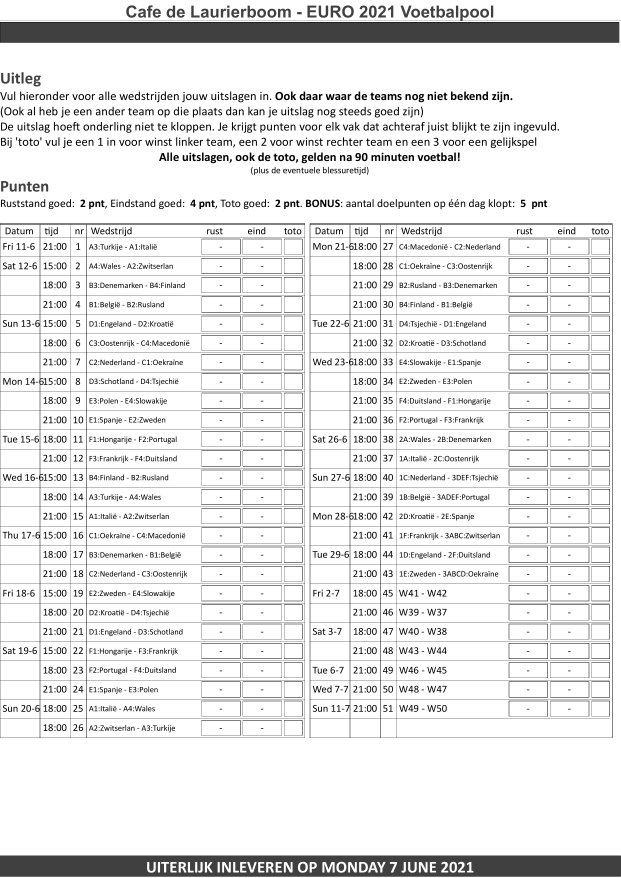
#> input picture pool-form-back-1.png, 2481 x 3509 px (shown at 1/4 size)
$ python manual_select.py --image ../../pool-form-back-1.png
#> lines starting #> are read from the running program, lines starting #| are printed output that depends on the picture; long printed decimals are rounded
#> further down, image is the input picture: shape (3509, 2481, 3); min 0, max 255, mean 230.6
import argparse
from tkinter import W
import cv2
import imutils
import numpy as np
import logging as log
import math

def perpective_input(source, debug=False):
#> called with debug = False
    global inputs

    source_height, source_width = source.shape[:2]
#> source_height = 3509; source_width = 2481

    req_height = 1000

    ratio = req_height / source_height
#> ratio = 0.285
    print(ratio)
#| 0.285

    image = imutils.resize(source, height=req_height)
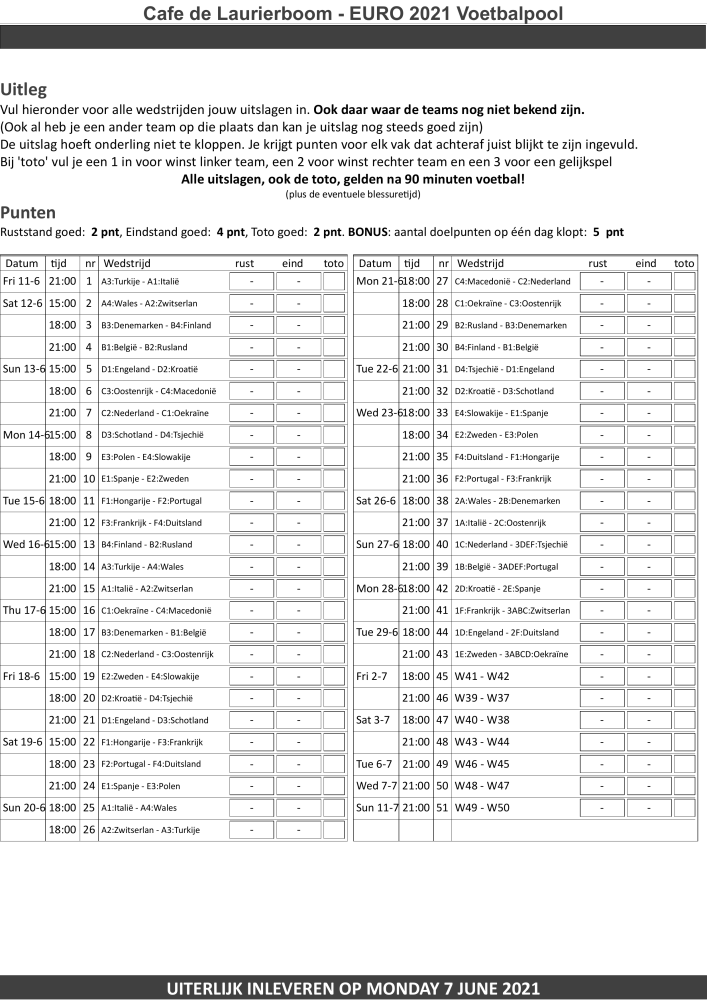
#> image: shape (1000, 707, 3); min 0, max 255, mean 230.6
    clone = image.copy()
    inputs = []

    def click_handler(event, x, y, flags, param):
        if event == cv2.EVENT_LBUTTONDOWN:
            inputs.append([x, y])
            print(x, y)

    cv2.namedWindow("Select points")
    cv2.setMouseCallback("Select points", click_handler)

    while len(inputs) < 4:
        for p in inputs:
            cv2.drawMarker(image, p, (0, 0, 255), cv2.MARKER_CROSS)

        cv2.imshow("Select points", image)
        key = cv2.waitKey(1) & 0xFF
#> (key q is pressed here)

        if key == ord("r"):
            image = clone.copy()
        if key == ord("u"):
            image = clone.copy()
            if len(inputs) > 0: inputs.pop()
            continue
        elif key == ord("q"):
            break

    input=np.float32(inputs)

#> (the run stopped early here; a loop or call above may not have finished)

$ run again, on pool-form-back-left.png
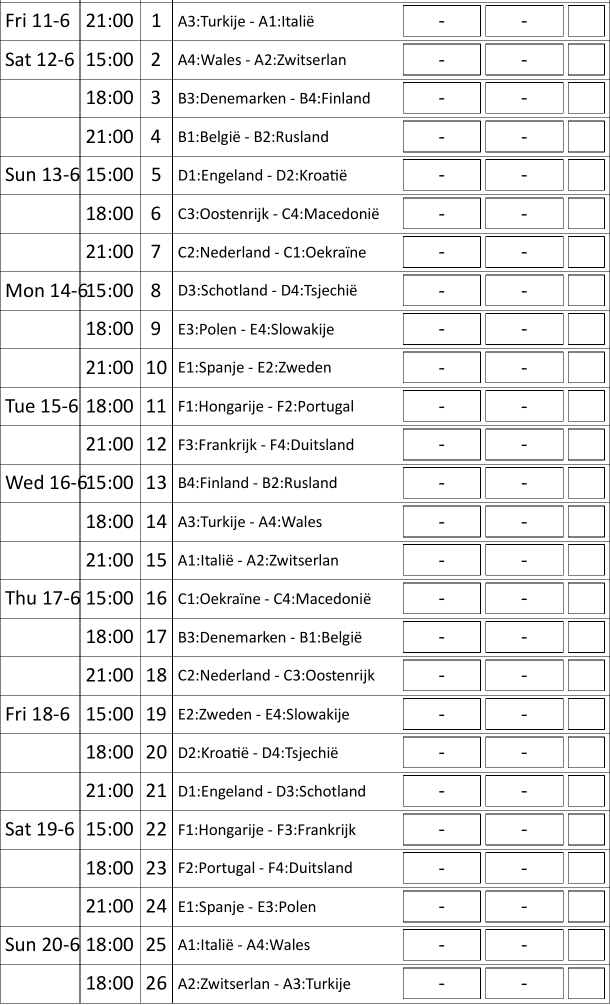
#> input picture pool-form-back-left.png, 1220 x 2010 px (shown at 1/2 size)
#> image is the input picture: shape (2010, 1220, 3); min 0, max 255, mean 235.5
#| 0.4975
#> in perpective_input, `image = imutils.resize(source, height=req_height)`:
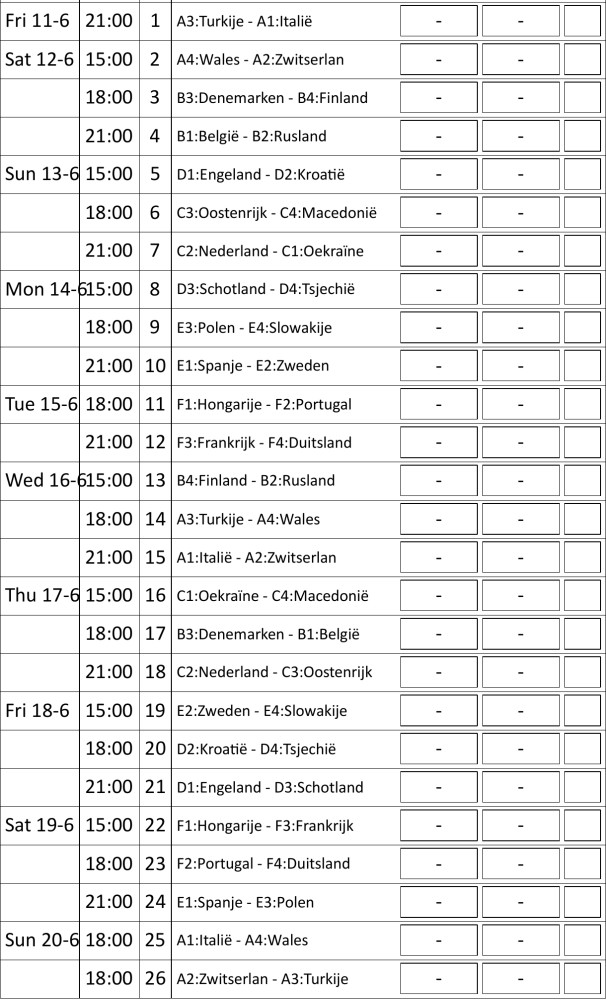
#> image: shape (1000, 606, 3); min 0, max 255, mean 235.5

$ run again, on pool-form-back-right-nl.png
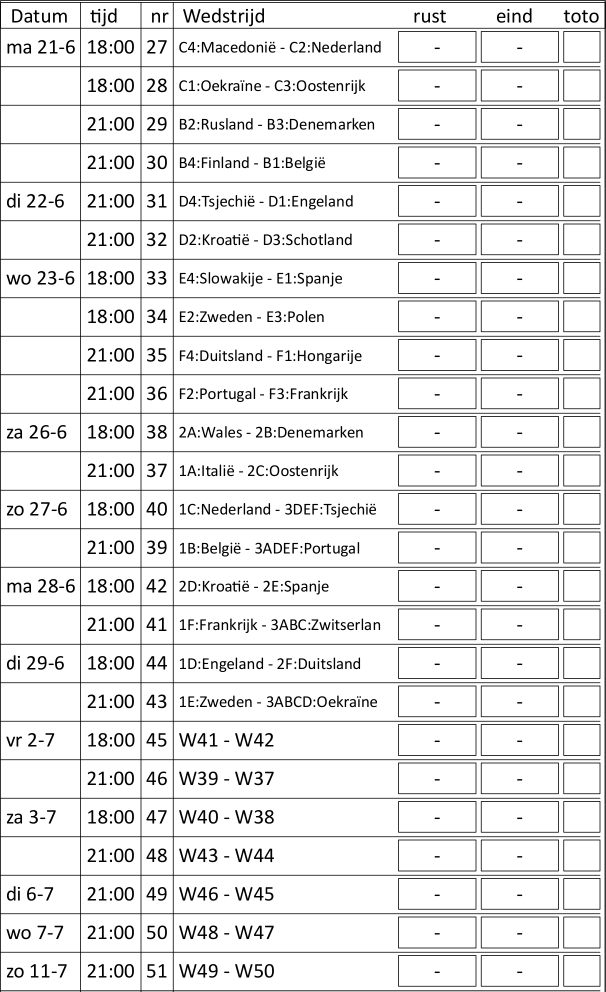
#> input picture pool-form-back-right-nl.png, 1211 x 1983 px (shown at 1/2 size)
#> image is the input picture: shape (1983, 1211, 3); min 0, max 255, mean 233
#| 0.5043
#> in perpective_input, `image = imutils.resize(source, height=req_height)`:
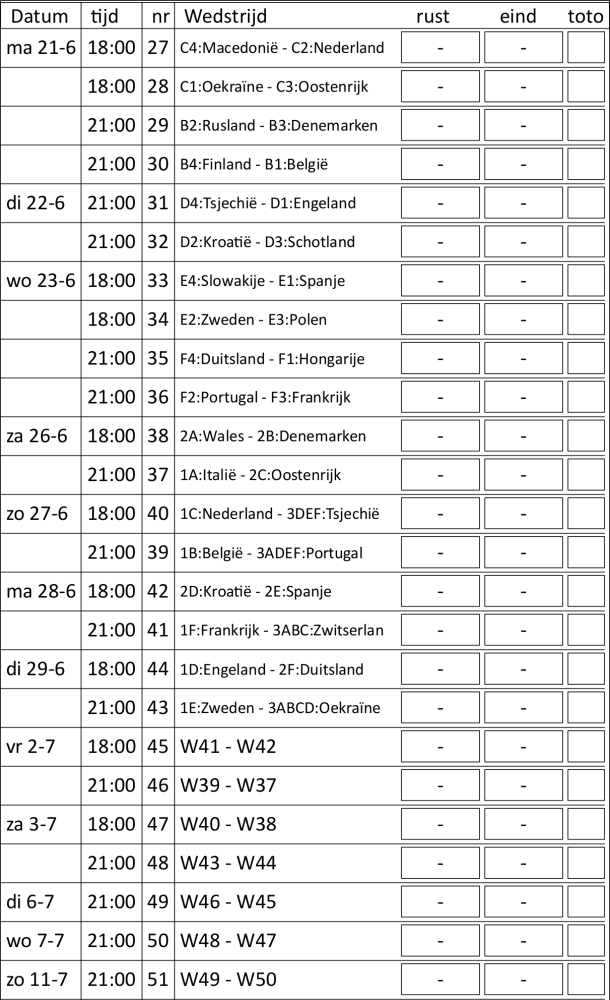
#> image: shape (1000, 610, 3); min 0, max 255, mean 233.1

$ run again, on pool-form-back-right.png
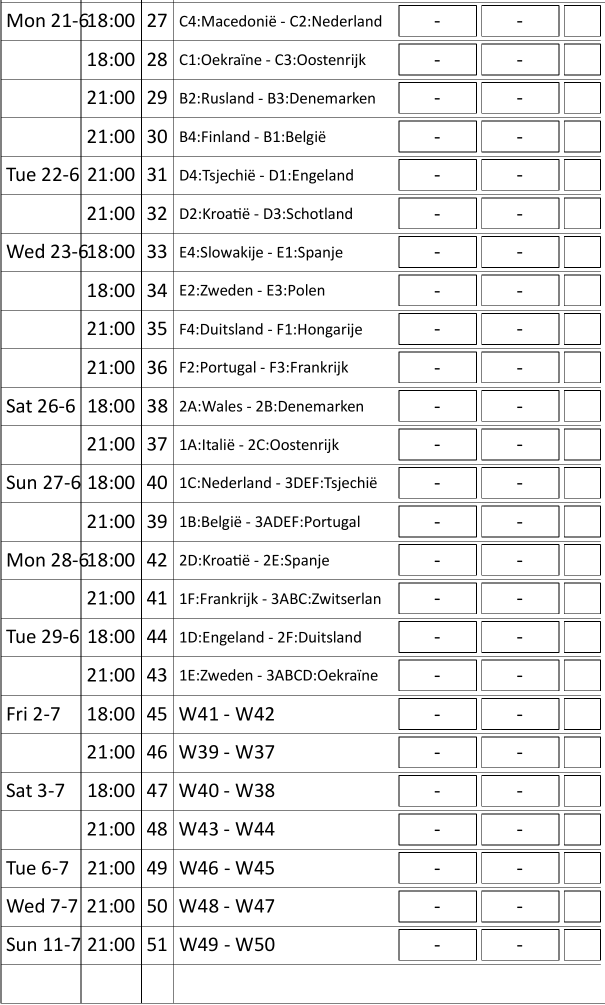
#> input picture pool-form-back-right.png, 1210 x 2010 px (shown at 1/2 size)
#> image is the input picture: shape (2010, 1210, 3); min 0, max 255, mean 235.4
#| 0.4975
#> in perpective_input, `image = imutils.resize(source, height=req_height)`:
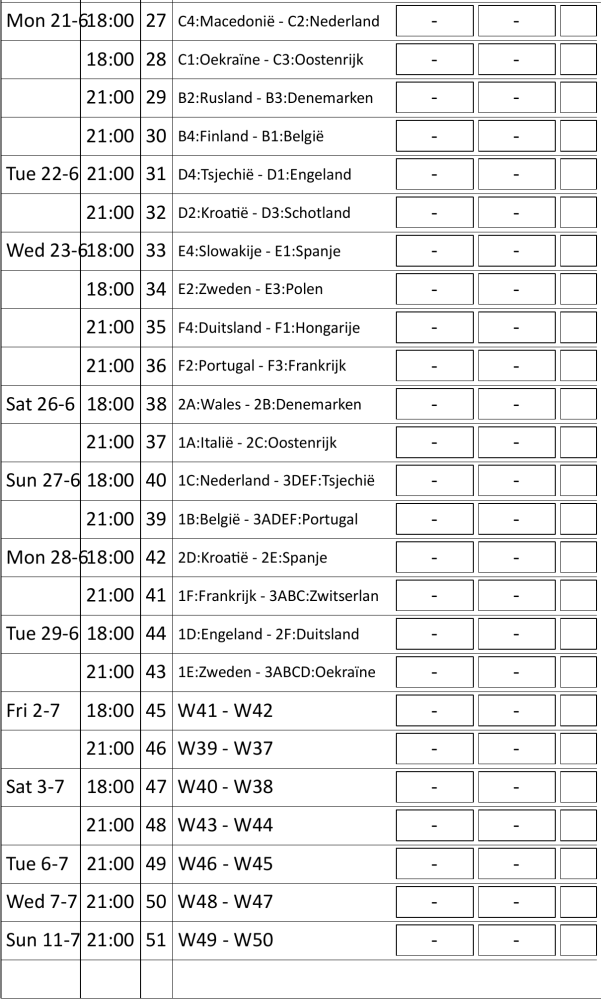
#> image: shape (1000, 601, 3); min 0, max 255, mean 235.4
